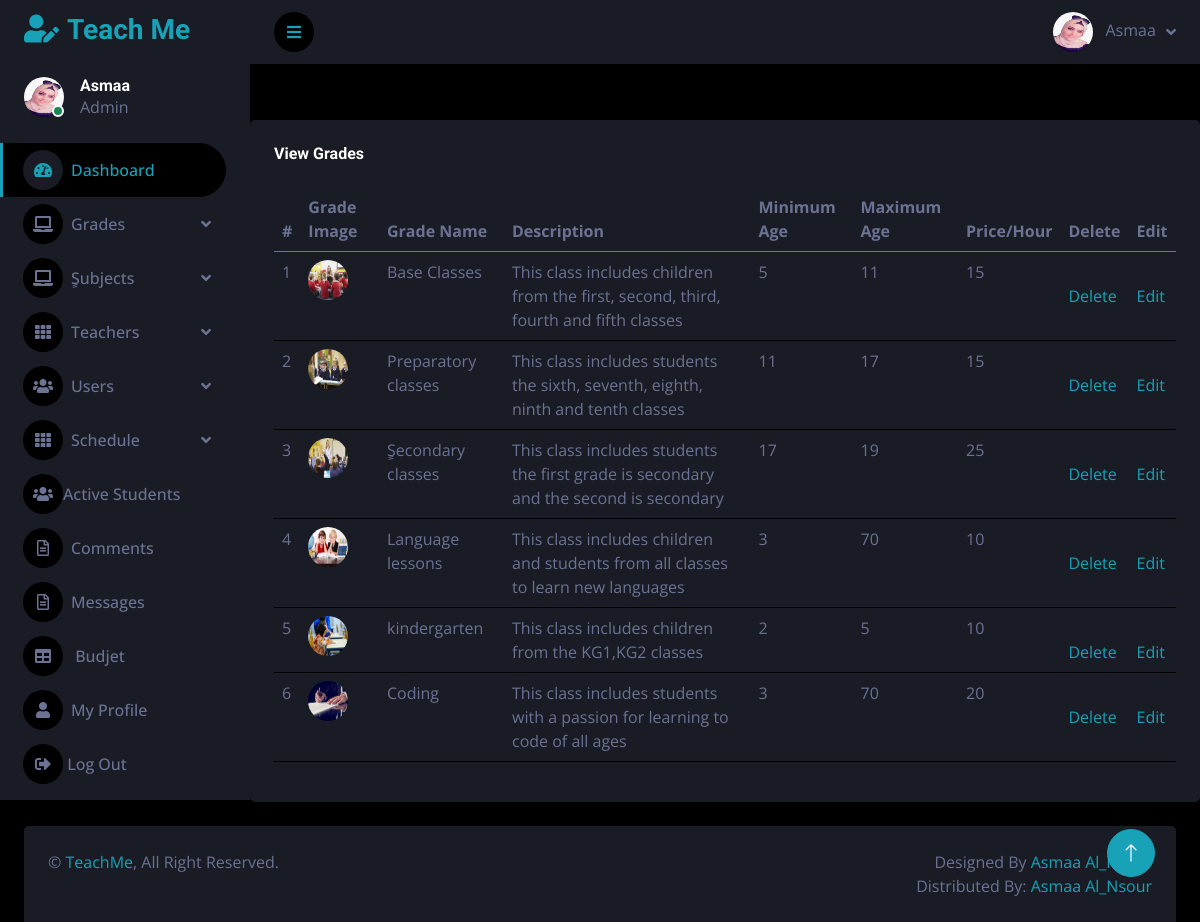
Page /Source Code/private_online_sessions/admin_area/index.php?view_grades (signed in) on the committed database.
### tables this page shows
CREATE TABLE `users` (
  `id` int(11) NOT NULL,
  `full_name` varchar(255) NOT NULL,
  `email` varchar(255) NOT NULL,
  `age` int(11) NOT NULL,
  `password` varchar(255) NOT NULL,
  `phone` varchar(50) NOT NULL,
  `user_type` varchar(50) NOT NULL DEFAULT 'user',
  `address` varchar(255) NOT NULL,
  `profile_pic` varchar(255) NOT NULL,
  `subject` varchar(255) DEFAULT NULL,
  `delete_user` int(11) NOT NULL DEFAULT 1
);

CREATE TABLE `grades` (
  `id` int(11) NOT NULL,
  `grade` varchar(255) NOT NULL,
  `description` varchar(255) DEFAULT NULL,
  `img` varchar(255) DEFAULT NULL,
  `min_age` int(11) NOT NULL DEFAULT 3,
  `max_age` int(11) NOT NULL DEFAULT 70,
  `tuition_fee` int(11) NOT NULL DEFAULT 15,
  `delete_grade` int(11) NOT NULL DEFAULT 1
);

### Source Code/private_online_sessions/admin_area/view_grades.php (the view)
<?php
if(!isset($_SESSION['admin_email'])){
    echo "<script>window.open('../dashboard/login.php','_self')</script>";
}
else {
    ?>
<br><br>
 <div class="col-sm-12 col-xl-12  mt-2">
    <div class="bg-secondary rounded h-100 p-4">
                            <h6 class="mb-4">View Grades</h6>
                            <table class="table">
                                <thead>
                                    <tr>
                                        <th scope="col">#</th>
                                        <th>Grade Image</th>
                                        <th>Grade Name</th>
                                        <th>Description</th>
<th> Minimum Age</th>
<th>Maximum Age</th>
<th>Price/Hour</th>
<th>Delete</th>
<th>Edit</th>
                                    </tr>
                                </thead>
                                <tbody>
                                <?php
$i=0;
$get_grade = "select * from Grades WHERE delete_grade='1'";
$run_grade = mysqli_query($con,$get_grade);
while($row_grade = mysqli_fetch_array($run_grade)){
$grade_id = $row_grade['id'];
$grade_title = $row_grade['grade'];
$img=$row_grade['img'];
$description=$row_grade['description'];
$min_age=$row_grade['min_age'];
$max_age=$row_grade['max_age'];
$tuition_fee=$row_grade['tuition_fee'];
$i++;
?>
<tr>
<td><?php echo $i; ?></td>
<td>                        <img class="rounded-circle" src="../img/<?php echo $img; ?>" alt="" style="width: 40px; height: 40px;">
</td>
<td><?php echo $grade_title; ?></td>
<td><?php echo $description; ?></td>
<td><?php echo $min_age; ?></td>
<td><?php echo $max_age; ?></td>
<td><?php echo $tuition_fee; ?></td>
<td>
<a href="index.php?delete_grades=<?php echo $grade_id; ?>" >
<i class="fa fa-trash-o" ></i> Delete
</a>
</td>
<td>
<a href="index.php?edit_grades=<?php echo $grade_id; ?>" >
<i class="fa fa-pencil" ></i> Edit
</a>
</td>
</tr>
<?php } ?>
</tbody>
</table>
</div>
</div>
<?php
}?>

### Source Code/private_online_sessions/admin_area/sidebar.php (shortened to what this page needs)
<?php
include("includes/db.php");
if(!isset($_SESSION['admin_email'])){
echo "<script>window.open('../dashboard/login.php','_self')</script>";
}
else {
    $email=$_SESSION['admin_email'];
    $get_admin = "SELECT * FROM users WHERE email ='$email'";
    $run_admin = mysqli_query($con,$get_admin);
    $row_admin = mysqli_fetch_array($run_admin);
?>
<body>
    <div class="container-fluid position-relative d-flex p-0">
        <div class="sidebar pe-4 pb-3">
            <nav class="navbar bg-secondary navbar-dark">
                <a href="index.php?dashboard" class="navbar-brand mx-4 mb-3">
                    <h3 class="text-primary"><i class="fa fa-user-edit me-2"></i>Teach Me</h3>
                </a>
                <div class="d-flex align-items-center ms-4 mb-4">
                    <div class="position-relative">
                        <img class="rounded-circle" src="../admin_area/user_image/<?php echo $row_admin['profile_pic']; ?>" alt="" style="width: 40px; height: 40px;">
                        <div class="bg-success rounded-circle border border-2 border-white position-absolute end-0 bottom-0 p-1"></div>
                    </div>
                    <div class="ms-3">
                        <h6 class="mb-0"><?php echo $row_admin['full_name'] ;?></h6>
                        <span>Admin</span>
                    </div>
                </div>
                <div class="navbar-nav w-100">
                <a href="index.php?dashboard" class="nav-item nav-link active"><i class="fa fa-tachometer-alt me-2"></i>Dashboard</a>
                <div class="nav-item dropdown">
                        <a href="#" class="nav-link dropdown-toggle" data-bs-toggle="dropdown"><i class="fa fa-laptop me-2"></i>Grades</a>
                    </div>
                <div class="nav-item dropdown">
                        <a href="#" class="nav-link dropdown-toggle" data-bs-toggle="dropdown"><i class="fa fa-laptop me-2"></i>ٍSubjects</a>
                    </div>
                    <div class="nav-item dropdown">
                        <a href="#" class="nav-link dropdown-toggle" data-bs-toggle="dropdown"><i class="fa fa-th me-2"></i>Teachers</a>
                    </div>
                    <div class="nav-item dropdown">
                        <a href="#" class="nav-link dropdown-toggle" data-bs-toggle="dropdown"><i class="fa fa-users me-2"></i>Users</a>
                    </div>
                    <div class="nav-item dropdown">
                <a href="#" class="nav-link dropdown-toggle" data-bs-toggle="dropdown"><i class="fa fa-th me-2"></i>Schedule</a>
                </div>
                    <a href="index.php?student" class="nav-item nav-link"><i class="fas fa-users"></i>Active Students</a>
                    <a href="index.php?comment" class="nav-item nav-link"><i class="far fa-file-alt me-2"></i>Comments</a>
                    <a href="index.php?message" class="nav-item nav-link"><i class="far fa-file-alt me-2"></i>Messages</a>
                                   <a href="index.php?budjet" class="nav-item nav-link"><i class="fa fa-table me-2"></i> Budjet</a>
                    <a href="index.php?user_profile=<?php echo $id; ?>" class="nav-item nav-link"><i class="fa fa-user me-2"></i>My Profile</a>
                    <a href="index.php?logout" class="nav-item nav-link"><i class="fas fa-sign-out-alt"></i>  Log Out</a>
                </div>
            </nav>
        </div>
        <div class="content">
            <nav class="navbar navbar-expand bg-secondary navbar-dark sticky-top px-4 py-0">
                <a href="#" class="sidebar-toggler flex-shrink-0">
                    <i class="fa fa-bars"></i>
                </a>
                <div class="navbar-nav align-items-center ms-auto">
                    <div class="nav-item dropdown">
                    <div class="nav-item dropdown">
                        <a href="#" class="nav-link dropdown-toggle" data-bs-toggle="dropdown">
                            <img class="rounded-circle me-lg-2" src="../admin_area/user_image/<?php echo $row_admin['profile_pic']; ?>" alt="" style="width: 40px; height: 40px;">
                            <span class="d-none d-lg-inline-flex"><?php echo $row_admin['full_name'] ;?></span>
                        </a>
                    </div>
                </div>
            </nav>
        <?php
 }
  ?>

### Source Code/private_online_sessions/admin_area/css/style.css (style rules this page uses)
:root { --primary: #17A2B8; --secondary: #191C24; --light: #6C7293; --dark: #000000; }
.sidebar { position: fixed; top: 0; left: 0; bottom: 0; width: 250px; height: 100vh; overflow-y: auto; background: var(--secondary); transition: 0.5s; z-index: 999; }
.content { margin-left: 250px; min-height: 100vh; background: var(--dark); transition: 0.5s; }
@media (min-width: 992px) { .sidebar { margin-left: 0; } }
@media (min-width: 992px) { .content { width: calc(100% - 250px); } }
.sidebar .navbar .navbar-nav .nav-link { padding: 7px 20px; color: var(--light); font-weight: 500; border-left: 3px solid var(--secondary); border-radius: 0 30px 30px 0; outline: none; }
.sidebar .navbar .navbar-nav .nav-link:hover, .sidebar .navbar .navbar-nav .nav-link.active { color: var(--primary); background: var(--dark); border-color: var(--primary); }
.sidebar .navbar .navbar-nav .nav-link i { width: 40px; height: 40px; display: inline-flex; align-items: center; justify-content: center; background: var(--dark); border-radius: 40px; }
.sidebar .navbar .navbar-nav .nav-link:hover i, .sidebar .navbar .navbar-nav .nav-link.active i { background: var(--secondary); }
.sidebar .navbar .dropdown-toggle::after { position: absolute; top: 15px; right: 15px; border: none; content: "\f107"; font-family: "Font Awesome 5 Free"; font-weight: 900; transition: .5s; }
.content .navbar .navbar-nav .nav-link { margin-left: 25px; padding: 12px 0; color: var(--light); outline: none; }
.content .navbar .sidebar-toggler, .content .navbar .navbar-nav .nav-link i { width: 40px; height: 40px; display: inline-flex; align-items: center; justify-content: center; background: var(--dark); border-radius: 40px; }
.content .navbar .dropdown-toggle::after { margin-left: 6px; vertical-align: middle; border: none; content: "\f107"; font-family: "Font Awesome 5 Free"; font-weight: 900; transition: .5s; }

### rows in the picture
users: profile_pic (picture), full_name "Asmaa"
grades: img (picture), grade "Base Classes", description "This class includes children from the first, second, third, fourth and fifth classes", min_age "5", max_age "11", tuition_fee "15"
grades: img (picture), grade "Preparatory classes", description "This class includes students the sixth, seventh, eighth, ninth and tenth classes", min_age "11", max_age "17", tuition_fee "15"
grades: img (picture), grade "ٍSecondary classes", description "This class includes students the first grade is secondary and the second is secondary", min_age "17", max_age "19", tuition_fee "25"
grades: img (picture), grade "Language lessons", description "This class includes children and students from all classes to learn new languages", min_age "3", max_age "70", tuition_fee "10"
grades: img (picture), grade "kindergarten", description "This class includes children from the KG1,KG2 classes", min_age "2", max_age "5", tuition_fee "10"
grades: img (picture), grade "Coding", description "This class includes students with a passion for learning to code of all ages", min_age "3", max_age "70", tuition_fee "20"
